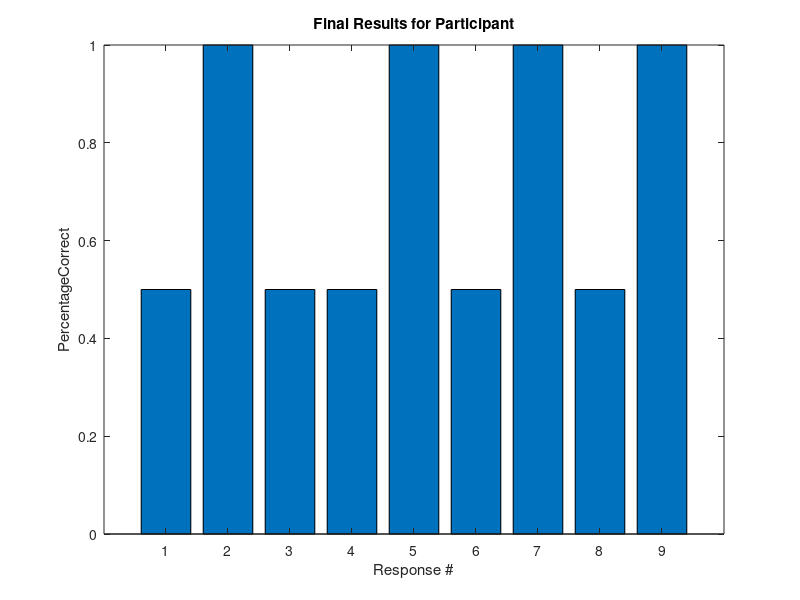

The MATLAB source for this figure:
keyArray = [65 66 66 65 66 65 65 65 66];  %%%%% will be established in response collection
correctArray = [66 66 65 66 66 66 65 66 66]; %%%will be established in stimulipresentation

rightwrongarray = [];
trialnumber = 0;%this will not be here, trial number would be established elsewhere
while trialnumber<2 % this while would actually envelop the WHOLE SCRIPT
correctcounter = 0;
incorrectcounter =0;
% this line won't be hear in the final script, the trial number will update
% elsewhere
trialnumber = trialnumber + 1;
    for i = 1:length(keyArray)
        if keyArray(i) == correctArray(i)
           % disp(i)
            correctcounter = correctcounter +1;
            if trialnumber == 1
            rightwrongarray= [rightwrongarray, 1];
            end
            if trialnumber>1
            rightwrongarray(i) = rightwrongarray(i) +1;
            end
        else 
            %disp(i)
            incorrectcounter = incorrectcounter +1;
            if trialnumber == 1
            rightwrongarray= [rightwrongarray, 0];
            end
            if trialnumber>1
            rightwrongarray(i) = rightwrongarray(i) +1;
            end
        end
    end
end
% else
%     correctcounter = 0;
%     incorrectcounter = 0;
%     for i = 1:length(keyArray)
%         if keyArray(i) == correctArray(i)
%            % disp(i)
%             correctcounter = correctcounter +1;
%         else 
%             %disp(i)
%             incorrectcounter = incorrectcounter +1;
% 
%         end
%     end
% end


disp(rightwrongarray)
trialnumberarray = [];
percentagecorrectarray = [];
numberofstimuliarray = [];
for i = 1:length(keyArray)
    trialnumberarray = [trialnumberarray, trialnumber];
end
%disp(trialnumberarray)
for ii = 1:length(keyArray)
  percentagecorrectarray = [percentagecorrectarray, (rightwrongarray(ii)/trialnumberarray(ii))];
end
%disp(percentagecorrectarray)
for i = 1:length(keyArray)
    numberofstimuliarray = [numberofstimuliarray, i];
end
%disp(numberofstimuliarray)

%%%% THis saves the rightwrongarray response as a .matfile

%updaterightwrongarray = rightwrongarray;
% 
%load('master.mat')
%rightwrongarray = [rightwrongarray; updaterightwrongarray];
%save('master.mat', 'rightwrongarray', '-append')
%disp(correctcounter)
%disp(incorrectcounter)

%%%%%%% This presents the immediate findings as a graph
f= figure;
graph = bar(numberofstimuliarray,percentagecorrectarray);
title('Final Results for Participant')
xlabel('Response #')
ylabel('PercentageCorrect')
%%%%%%%%%%%%%%%
